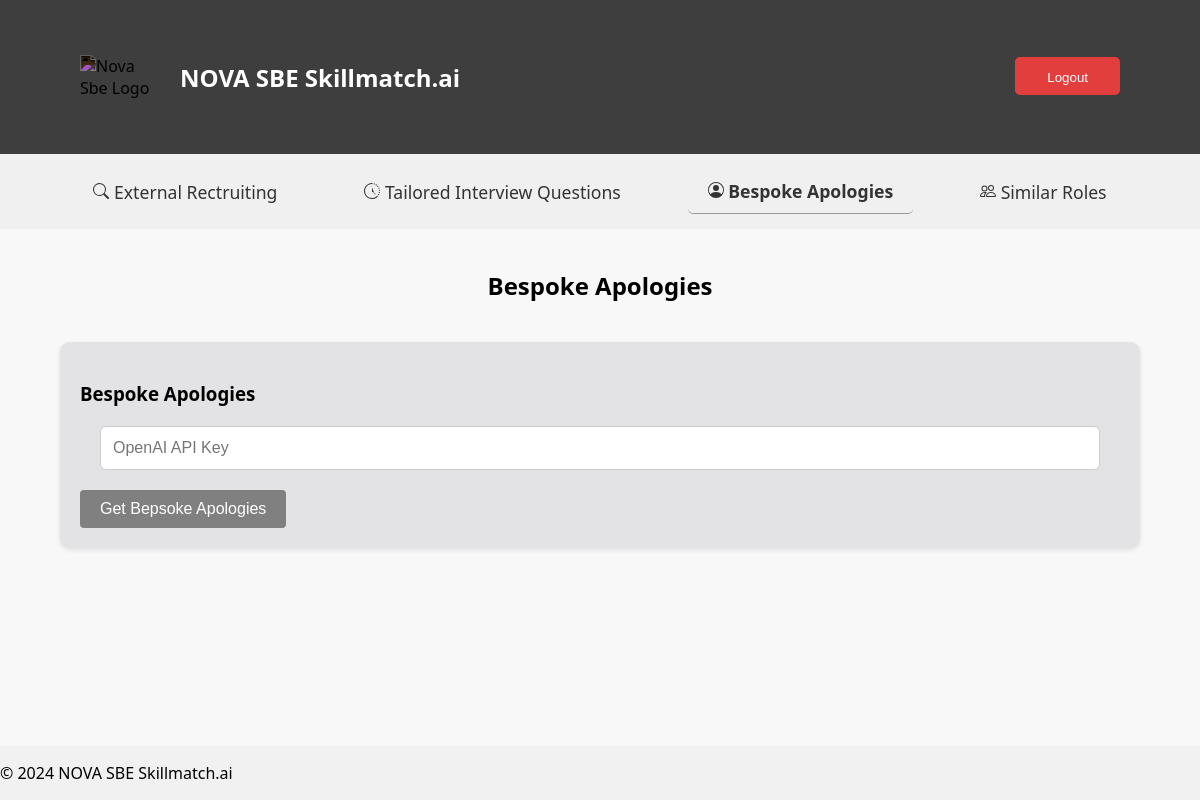
Before: /bespoke_apology (signed in) with the older database file.
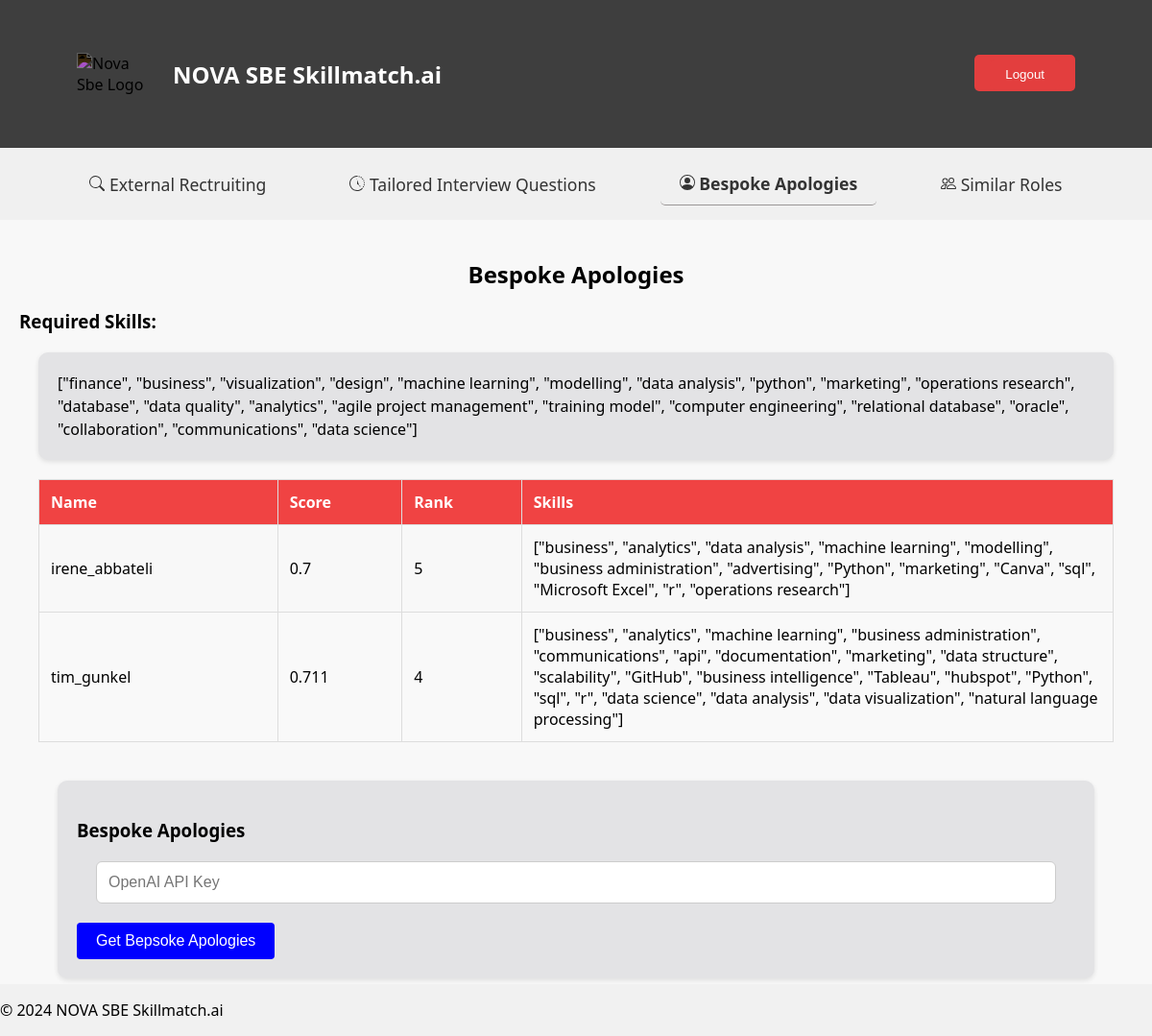
After: the same page with the newer database file.
### tables this page shows
CREATE TABLE job_postings (
    job_id INTEGER PRIMARY KEY AUTOINCREMENT,
    job_description TEXT NOT NULL,
    required_skills TEXT,
    created_at DATETIME DEFAULT CURRENT_TIMESTAMP
);

CREATE TABLE applicants (
    applicant_id INTEGER PRIMARY KEY AUTOINCREMENT,
    name TEXT NOT NULL,
    contact_info TEXT,
    skills TEXT,
    degrees TEXT,
    similarity_score REAL,
    rank INTEGER,
    interview_status TEXT
);

### user_interface/app.py (the view)
@app.route("/bespoke_apology", methods=["GET", "POST"])
@login_required
def bespoke_apology():
    db = get_db()
    cursor = db.cursor()
    cursor.execute("SELECT * FROM applicants WHERE interview_status = 'Not Selected'")
    losers = cursor.fetchall()
    cursor.execute("SELECT required_skills FROM job_postings")
    required_skills = cursor.fetchall()
    if request.method == 'POST':
        if losers:
            MODEL = "gpt-4o-mini"
            if session.get("user_id") == 1:
                api_key = os.environ.get("OPENAI_API_KEY")
            else:
                api_key = request.form.get("password")
            try:
                response = main.bespoke_apologies(api_key, losers, required_skills, model=MODEL)
            except tenacity.RetryError as e:
                return apology_openai("Need a valid OpenAI API Key", 403)
        else:
            response = []
        losers = []
        required_skills = []
        return render_template("bespoke_apology.html", losers=losers, response=response, required_skills=required_skills)
    else:
        return render_template("bespoke_apology.html", losers=losers, required_skills=required_skills)

### user_interface/helpers.py (called while the page is built)
def get_db():
    if 'db' not in g:
        g.db = sqlite3.connect('skills.db')
        g.db.execute('PRAGMA foreign_keys = ON;')
    return g.db

def login_required(f):
    @wraps(f)
    def decorated_function(*args, **kwargs):
        if session.get("user_id") is None:
            return redirect("/login")
        return f(*args, **kwargs)
    return decorated_function

### user_interface/templates/bespoke_apology.html (shortened to what this page needs)
{% extends "layout.html" %}
{% block main %}
<p class="hello-user">Bespoke Apologies</p>
{% if losers and required_skills %}
<h3>Required Skills:</h3>
<div class="skills-box">
    {{ required_skills[0][0] }}
</div>
{% endif %}
{% if losers %}
<div class="losers-table-container">
    <table>
        <thead>
            <tr>
                <th>Name</th>
                <th>Score</th>
                <th>Rank</th>
                <th>Skills</th>
            </tr>
        </thead>
        <tbody>
        {% for loser in losers %}
        <tr>
            <td>{{ loser[1] }}</td>
            <td>{{ loser[5] | round(5, 'floor') }}</td>
            <td>{{ loser[6] }}</td>
            <td>{{ loser[3] }}</td>
        </tr>
        {% endfor %}
        </tbody>
    </table>
</div>
{% endif %}
<div class="content-row">
    <div class="content-box">
        <h3>Bespoke Apologies</h3>
        <form method="post" action="{{ url_for('bespoke_apology') }}" id="analysis-form" class="analysis-form">
            {% if not response %}
            <div class="form-group">
                <input id="password" name="password" placeholder="OpenAI API Key" type="password">
            </div>
            <button type="submit" class="action-button run-button" {% if not losers or not required_skills %}disabled{% endif %}>Get Bepsoke Apologies</button>
            {% endif %}
        </form>
    </div>
</div>
{% endblock %}

Changed rows visible on the page:
added job_postings: required_skills "[\"finance\", \"business\", \"visualization\", \"design\", \"machine learning\", \"modelling\", \"data analysis\", \"python\", \"marketing\", \"operations research\", \"database\", \"data quality\", \"analytics\", \"agile project management\", \"training model\", \"computer engineering\", \"relational database\", \"oracle\", \"collaboration\", \"communications\", \"data science\"]"
added applicants: name "irene_abbateli", similarity_score "0.7", rank "5", skills "[\"business\", \"analytics\", \"data analysis\", \"machine learning\", \"modelling\", \"business administration\", \"advertising\", \"Python\", \"marketing\", \"Canva\", \"sql\", \"Microsoft Excel\", \"r\", \"operations research\"]"
added applicants: name "tim_gunkel", similarity_score "0.711", rank "4", skills "[\"business\", \"analytics\", \"machine learning\", \"business administration\", \"communications\", \"api\", \"documentation\", \"marketing\", \"data structure\", \"scalability\", \"GitHub\", \"business intelligence\", \"Tableau\", \"hubspot\", \"Python\", \"sql\", \"r\", \"data science\", \"data analysis\", \"data visualization\", \"natural language processing\"]"
Other visible differences:
text now shown: "Required Skills: Name Score Rank Skills"
